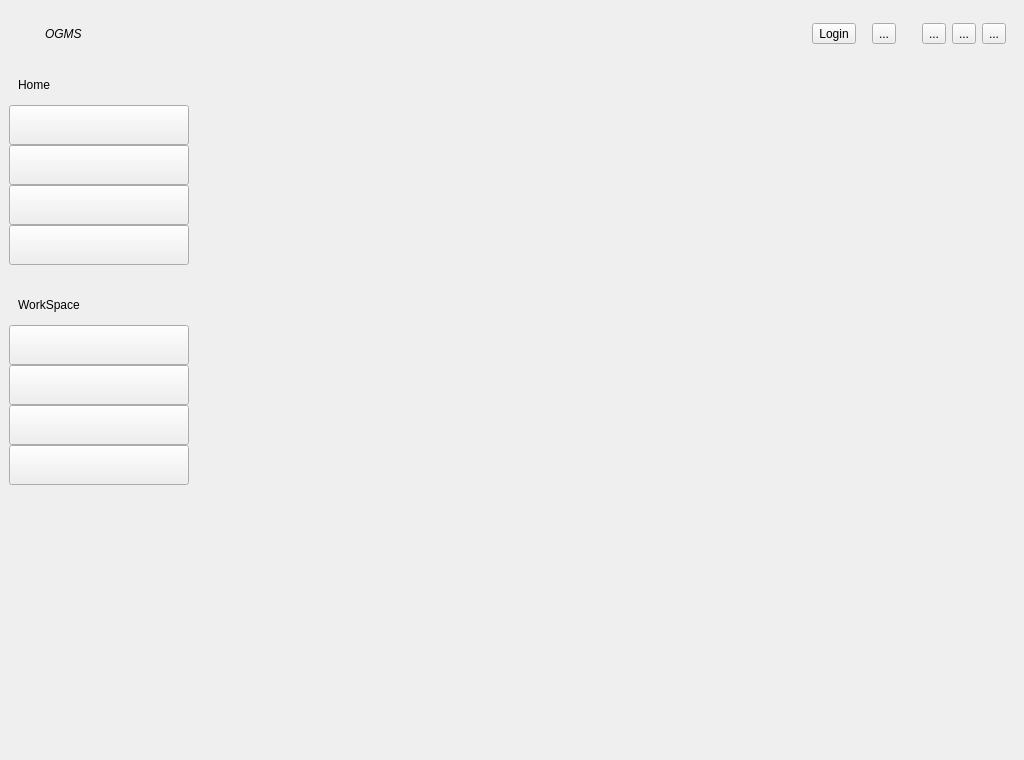
<?xml version="1.0" encoding="UTF-8"?>
<ui version="4.0">
 <class>OgmMainWidget</class>
 <widget class="QWidget" name="OgmMainWidget">
  <property name="geometry">
   <rect>
    <x>0</x>
    <y>0</y>
    <width>1024</width>
    <height>760</height>
   </rect>
  </property>
  <property name="sizePolicy">
   <sizepolicy hsizetype="Preferred" vsizetype="Preferred">
    <horstretch>0</horstretch>
    <verstretch>0</verstretch>
   </sizepolicy>
  </property>
  <property name="minimumSize">
   <size>
    <width>1024</width>
    <height>760</height>
   </size>
  </property>
  <property name="maximumSize">
   <size>
    <width>1920</width>
    <height>1080</height>
   </size>
  </property>
  <property name="acceptDrops">
   <bool>true</bool>
  </property>
  <property name="windowTitle">
   <string>dialog-main</string>
  </property>
  <property name="statusTip">
   <string>dialog-main</string>
  </property>
  <property name="sizeGripEnabled" stdset="0">
   <bool>false</bool>
  </property>
  <layout class="QVBoxLayout" name="verticalLayout_2">
   <property name="spacing">
    <number>0</number>
   </property>
   <property name="leftMargin">
    <number>9</number>
   </property>
   <property name="topMargin">
    <number>9</number>
   </property>
   <property name="rightMargin">
    <number>9</number>
   </property>
   <property name="bottomMargin">
    <number>9</number>
   </property>
   <item>
    <widget class="QWidget" name="widgetMainTop" native="true">
     <property name="sizePolicy">
      <sizepolicy hsizetype="Preferred" vsizetype="Fixed">
       <horstretch>0</horstretch>
       <verstretch>0</verstretch>
      </sizepolicy>
     </property>
     <property name="minimumSize">
      <size>
       <width>0</width>
       <height>50</height>
      </size>
     </property>
     <property name="maximumSize">
      <size>
       <width>16777215</width>
       <height>50</height>
      </size>
     </property>
     <property name="statusTip">
      <string>widget-mainTop</string>
     </property>
     <layout class="QHBoxLayout" name="horizontalLayout">
      <property name="spacing">
       <number>0</number>
      </property>
      <property name="leftMargin">
       <number>0</number>
      </property>
      <property name="topMargin">
       <number>0</number>
      </property>
      <property name="rightMargin">
       <number>0</number>
      </property>
      <property name="bottomMargin">
       <number>0</number>
      </property>
      <item>
       <widget class="QWidget" name="widgetMainName" native="true">
        <property name="sizePolicy">
         <sizepolicy hsizetype="Preferred" vsizetype="Preferred">
          <horstretch>0</horstretch>
          <verstretch>0</verstretch>
         </sizepolicy>
        </property>
        <property name="minimumSize">
         <size>
          <width>0</width>
          <height>0</height>
         </size>
        </property>
        <layout class="QHBoxLayout" name="horizontalLayout_4">
         <property name="spacing">
          <number>4</number>
         </property>
         <property name="leftMargin">
          <number>16</number>
         </property>
         <property name="topMargin">
          <number>4</number>
         </property>
         <property name="rightMargin">
          <number>4</number>
         </property>
         <property name="bottomMargin">
          <number>4</number>
         </property>
         <item>
          <widget class="QLabel" name="lblTitleIcon">
           <property name="font">
            <font>
             <pointsize>20</pointsize>
            </font>
           </property>
           <property name="statusTip">
            <string>lbl-f20</string>
           </property>
           <property name="text">
            <string/>
           </property>
           <property name="alignment">
            <set>Qt::AlignCenter</set>
           </property>
          </widget>
         </item>
         <item>
          <widget class="QLabel" name="lblTitle">
           <property name="font">
            <font>
             <italic>true</italic>
            </font>
           </property>
           <property name="statusTip">
            <string>lbl-f20</string>
           </property>
           <property name="text">
            <string>OGMS</string>
           </property>
           <property name="alignment">
            <set>Qt::AlignLeading|Qt::AlignLeft|Qt::AlignVCenter</set>
           </property>
          </widget>
         </item>
        </layout>
       </widget>
      </item>
      <item>
       <spacer name="horizontalSpacer">
        <property name="orientation">
         <enum>Qt::Horizontal</enum>
        </property>
        <property name="sizeType">
         <enum>QSizePolicy::Expanding</enum>
        </property>
        <property name="sizeHint" stdset="0">
         <size>
          <width>40</width>
          <height>20</height>
         </size>
        </property>
       </spacer>
      </item>
      <item>
       <widget class="QWidget" name="widgetMainTopButton" native="true">
        <property name="sizePolicy">
         <sizepolicy hsizetype="Preferred" vsizetype="Fixed">
          <horstretch>0</horstretch>
          <verstretch>0</verstretch>
         </sizepolicy>
        </property>
        <property name="minimumSize">
         <size>
          <width>0</width>
          <height>40</height>
         </size>
        </property>
        <layout class="QHBoxLayout" name="horizontalLayout_3">
         <item>
          <widget class="QLabel" name="lblUserIconPic">
           <property name="sizePolicy">
            <sizepolicy hsizetype="Fixed" vsizetype="Fixed">
             <horstretch>0</horstretch>
             <verstretch>0</verstretch>
            </sizepolicy>
           </property>
           <property name="minimumSize">
            <size>
             <width>25</width>
             <height>25</height>
            </size>
           </property>
           <property name="maximumSize">
            <size>
             <width>25</width>
             <height>25</height>
            </size>
           </property>
           <property name="text">
            <string/>
           </property>
           <property name="pixmap">
            <pixmap resource="../Resource/resource.qrc">:/png/png/UserIcon.png</pixmap>
           </property>
           <property name="scaledContents">
            <bool>true</bool>
           </property>
          </widget>
         </item>
         <item>
          <widget class="QLabel" name="lblUserIcon">
           <property name="font">
            <font>
             <pointsize>13</pointsize>
            </font>
           </property>
           <property name="text">
            <string/>
           </property>
          </widget>
         </item>
         <item>
          <widget class="QToolButton" name="btnWidgetMainTopUser">
           <property name="statusTip">
            <string>btn-cWhite</string>
           </property>
           <property name="text">
            <string>Login</string>
           </property>
          </widget>
         </item>
         <item>
          <spacer name="horizontalSpacer_3">
           <property name="orientation">
            <enum>Qt::Horizontal</enum>
           </property>
           <property name="sizeType">
            <enum>QSizePolicy::Fixed</enum>
           </property>
           <property name="sizeHint" stdset="0">
            <size>
             <width>10</width>
             <height>20</height>
            </size>
           </property>
          </spacer>
         </item>
         <item>
          <widget class="QToolButton" name="btnWidgetMainTopConfig">
           <property name="statusTip">
            <string>btn-cWhite</string>
           </property>
           <property name="text">
            <string>...</string>
           </property>
          </widget>
         </item>
         <item>
          <spacer name="horizontalSpacer_2">
           <property name="orientation">
            <enum>Qt::Horizontal</enum>
           </property>
           <property name="sizeType">
            <enum>QSizePolicy::Fixed</enum>
           </property>
           <property name="sizeHint" stdset="0">
            <size>
             <width>20</width>
             <height>20</height>
            </size>
           </property>
          </spacer>
         </item>
         <item>
          <widget class="QToolButton" name="btnWidgetMainTopMin">
           <property name="statusTip">
            <string>btn-cWhite</string>
           </property>
           <property name="text">
            <string>...</string>
           </property>
          </widget>
         </item>
         <item>
          <widget class="QToolButton" name="btnWidgetMainTopMax">
           <property name="statusTip">
            <string>btn-cWhite</string>
           </property>
           <property name="text">
            <string>...</string>
           </property>
          </widget>
         </item>
         <item>
          <widget class="QToolButton" name="btnWidgetMainTopExit">
           <property name="statusTip">
            <string>btn-cWhite</string>
           </property>
           <property name="text">
            <string>...</string>
           </property>
          </widget>
         </item>
        </layout>
       </widget>
      </item>
     </layout>
    </widget>
   </item>
   <item>
    <widget class="QWidget" name="widgetBody" native="true">
     <property name="sizePolicy">
      <sizepolicy hsizetype="Preferred" vsizetype="Preferred">
       <horstretch>0</horstretch>
       <verstretch>0</verstretch>
      </sizepolicy>
     </property>
     <property name="minimumSize">
      <size>
       <width>865</width>
       <height>100</height>
      </size>
     </property>
     <property name="statusTip">
      <string/>
     </property>
     <layout class="QHBoxLayout" name="layoutMain">
      <property name="spacing">
       <number>0</number>
      </property>
      <property name="leftMargin">
       <number>0</number>
      </property>
      <property name="topMargin">
       <number>0</number>
      </property>
      <property name="rightMargin">
       <number>0</number>
      </property>
      <property name="bottomMargin">
       <number>0</number>
      </property>
      <item>
       <widget class="QWidget" name="widgetTitle" native="true">
        <property name="sizePolicy">
         <sizepolicy hsizetype="Fixed" vsizetype="Preferred">
          <horstretch>0</horstretch>
          <verstretch>0</verstretch>
         </sizepolicy>
        </property>
        <property name="minimumSize">
         <size>
          <width>0</width>
          <height>80</height>
         </size>
        </property>
        <property name="statusTip">
         <string>widget-sidebar</string>
        </property>
        <layout class="QVBoxLayout" name="verticalLayout">
         <property name="spacing">
          <number>9</number>
         </property>
         <property name="leftMargin">
          <number>0</number>
         </property>
         <property name="topMargin">
          <number>0</number>
         </property>
         <property name="rightMargin">
          <number>0</number>
         </property>
         <property name="bottomMargin">
          <number>0</number>
         </property>
         <item>
          <widget class="QWidget" name="widgetTop" native="true">
           <property name="sizePolicy">
            <sizepolicy hsizetype="Fixed" vsizetype="Preferred">
             <horstretch>0</horstretch>
             <verstretch>0</verstretch>
            </sizepolicy>
           </property>
           <property name="minimumSize">
            <size>
             <width>180</width>
             <height>0</height>
            </size>
           </property>
           <property name="maximumSize">
            <size>
             <width>180</width>
             <height>16777215</height>
            </size>
           </property>
           <property name="statusTip">
            <string>widget-top</string>
           </property>
           <layout class="QVBoxLayout" name="verticalLayout_3">
            <property name="spacing">
             <number>0</number>
            </property>
            <property name="leftMargin">
             <number>0</number>
            </property>
            <property name="topMargin">
             <number>6</number>
            </property>
            <property name="rightMargin">
             <number>0</number>
            </property>
            <property name="bottomMargin">
             <number>0</number>
            </property>
            <item>
             <widget class="QWidget" name="widget" native="true">
              <property name="minimumSize">
               <size>
                <width>0</width>
                <height>40</height>
               </size>
              </property>
              <property name="maximumSize">
               <size>
                <width>16777215</width>
                <height>40</height>
               </size>
              </property>
              <layout class="QHBoxLayout" name="horizontalLayout_5">
               <item>
                <widget class="QLabel" name="label">
                 <property name="statusTip">
                  <string>lbl-cGrey</string>
                 </property>
                 <property name="text">
                  <string>Home</string>
                 </property>
                </widget>
               </item>
              </layout>
             </widget>
            </item>
            <item>
             <widget class="QWidget" name="widgetHomeBtnGroup" native="true">
              <layout class="QVBoxLayout" name="verticalLayout_4">
               <property name="spacing">
                <number>0</number>
               </property>
               <property name="leftMargin">
                <number>0</number>
               </property>
               <property name="topMargin">
                <number>0</number>
               </property>
               <property name="rightMargin">
                <number>0</number>
               </property>
               <property name="bottomMargin">
                <number>0</number>
               </property>
               <item>
                <widget class="QToolButton" name="btnHomeModel">
                 <property name="sizePolicy">
                  <sizepolicy hsizetype="Preferred" vsizetype="Fixed">
                   <horstretch>0</horstretch>
                   <verstretch>0</verstretch>
                  </sizepolicy>
                 </property>
                 <property name="minimumSize">
                  <size>
                   <width>0</width>
                   <height>40</height>
                  </size>
                 </property>
                 <property name="maximumSize">
                  <size>
                   <width>16777215</width>
                   <height>40</height>
                  </size>
                 </property>
                 <property name="statusTip">
                  <string>btn-sidebar</string>
                 </property>
                 <property name="text">
                  <string/>
                 </property>
                 <property name="checkable">
                  <bool>true</bool>
                 </property>
                </widget>
               </item>
               <item>
                <widget class="QToolButton" name="btnHomeData">
                 <property name="sizePolicy">
                  <sizepolicy hsizetype="Preferred" vsizetype="Fixed">
                   <horstretch>0</horstretch>
                   <verstretch>0</verstretch>
                  </sizepolicy>
                 </property>
                 <property name="minimumSize">
                  <size>
                   <width>0</width>
                   <height>40</height>
                  </size>
                 </property>
                 <property name="maximumSize">
                  <size>
                   <width>16777215</width>
                   <height>40</height>
                  </size>
                 </property>
                 <property name="statusTip">
                  <string>btn-sidebar</string>
                 </property>
                 <property name="text">
                  <string/>
                 </property>
                 <property name="checkable">
                  <bool>true</bool>
                 </property>
                </widget>
               </item>
               <item>
                <widget class="QToolButton" name="btnHomeServer">
                 <property name="sizePolicy">
                  <sizepolicy hsizetype="Preferred" vsizetype="Fixed">
                   <horstretch>0</horstretch>
                   <verstretch>0</verstretch>
                  </sizepolicy>
                 </property>
                 <property name="minimumSize">
                  <size>
                   <width>0</width>
                   <height>40</height>
                  </size>
                 </property>
                 <property name="maximumSize">
                  <size>
                   <width>16777215</width>
                   <height>40</height>
                  </size>
                 </property>
                 <property name="statusTip">
                  <string>btn-sidebar</string>
                 </property>
                 <property name="text">
                  <string/>
                 </property>
                 <property name="checkable">
                  <bool>true</bool>
                 </property>
                </widget>
               </item>
               <item>
                <widget class="QToolButton" name="btnHomeTool">
                 <property name="sizePolicy">
                  <sizepolicy hsizetype="Preferred" vsizetype="Fixed">
                   <horstretch>0</horstretch>
                   <verstretch>0</verstretch>
                  </sizepolicy>
                 </property>
                 <property name="minimumSize">
                  <size>
                   <width>0</width>
                   <height>40</height>
                  </size>
                 </property>
                 <property name="maximumSize">
                  <size>
                   <width>16777215</width>
                   <height>40</height>
                  </size>
                 </property>
                 <property name="statusTip">
                  <string>btn-sidebar</string>
                 </property>
                 <property name="text">
                  <string/>
                 </property>
                 <property name="checkable">
                  <bool>true</bool>
                 </property>
                </widget>
               </item>
               <item>
                <spacer name="verticalSpacer_2">
                 <property name="orientation">
                  <enum>Qt::Vertical</enum>
                 </property>
                 <property name="sizeType">
                  <enum>QSizePolicy::Fixed</enum>
                 </property>
                 <property name="sizeHint" stdset="0">
                  <size>
                   <width>20</width>
                   <height>20</height>
                  </size>
                 </property>
                </spacer>
               </item>
              </layout>
             </widget>
            </item>
            <item>
             <widget class="QWidget" name="widget_2" native="true">
              <property name="sizePolicy">
               <sizepolicy hsizetype="Preferred" vsizetype="Fixed">
                <horstretch>0</horstretch>
                <verstretch>0</verstretch>
               </sizepolicy>
              </property>
              <property name="minimumSize">
               <size>
                <width>0</width>
                <height>40</height>
               </size>
              </property>
              <property name="maximumSize">
               <size>
                <width>16777215</width>
                <height>40</height>
               </size>
              </property>
              <layout class="QHBoxLayout" name="horizontalLayout_6">
               <item>
                <widget class="QLabel" name="label_2">
                 <property name="statusTip">
                  <string>lbl-cGrey</string>
                 </property>
                 <property name="text">
                  <string>WorkSpace</string>
                 </property>
                </widget>
               </item>
              </layout>
             </widget>
            </item>
            <item>
             <widget class="QWidget" name="widgetSpaceBtnGroup" native="true">
              <layout class="QVBoxLayout" name="verticalLayout_5">
               <property name="spacing">
                <number>0</number>
               </property>
               <property name="leftMargin">
                <number>0</number>
               </property>
               <property name="topMargin">
                <number>0</number>
               </property>
               <property name="rightMargin">
                <number>0</number>
               </property>
               <property name="bottomMargin">
                <number>0</number>
               </property>
               <item>
                <widget class="QToolButton" name="btnSpaceTask">
                 <property name="sizePolicy">
                  <sizepolicy hsizetype="Preferred" vsizetype="Fixed">
                   <horstretch>0</horstretch>
                   <verstretch>0</verstretch>
                  </sizepolicy>
                 </property>
                 <property name="minimumSize">
                  <size>
                   <width>0</width>
                   <height>40</height>
                  </size>
                 </property>
                 <property name="maximumSize">
                  <size>
                   <width>16777215</width>
                   <height>40</height>
                  </size>
                 </property>
                 <property name="statusTip">
                  <string>btn-sidebar</string>
                 </property>
                 <property name="text">
                  <string/>
                 </property>
                 <property name="checkable">
                  <bool>true</bool>
                 </property>
                </widget>
               </item>
               <item>
                <widget class="QToolButton" name="btnSpaceFavor">
                 <property name="sizePolicy">
                  <sizepolicy hsizetype="Preferred" vsizetype="Fixed">
                   <horstretch>0</horstretch>
                   <verstretch>0</verstretch>
                  </sizepolicy>
                 </property>
                 <property name="minimumSize">
                  <size>
                   <width>0</width>
                   <height>40</height>
                  </size>
                 </property>
                 <property name="maximumSize">
                  <size>
                   <width>16777215</width>
                   <height>40</height>
                  </size>
                 </property>
                 <property name="statusTip">
                  <string>btn-sidebar</string>
                 </property>
                 <property name="text">
                  <string/>
                 </property>
                 <property name="checkable">
                  <bool>true</bool>
                 </property>
                </widget>
               </item>
               <item>
                <widget class="QToolButton" name="btnSpaceFileManager">
                 <property name="sizePolicy">
                  <sizepolicy hsizetype="Preferred" vsizetype="Fixed">
                   <horstretch>0</horstretch>
                   <verstretch>0</verstretch>
                  </sizepolicy>
                 </property>
                 <property name="minimumSize">
                  <size>
                   <width>0</width>
                   <height>40</height>
                  </size>
                 </property>
                 <property name="maximumSize">
                  <size>
                   <width>16777215</width>
                   <height>40</height>
                  </size>
                 </property>
                 <property name="statusTip">
                  <string>btn-sidebar</string>
                 </property>
                 <property name="text">
                  <string/>
                 </property>
                </widget>
               </item>
              </layout>
             </widget>
            </item>
            <item>
             <widget class="QToolButton" name="btnSpaceVisual">
              <property name="sizePolicy">
               <sizepolicy hsizetype="Preferred" vsizetype="Fixed">
                <horstretch>0</horstretch>
                <verstretch>0</verstretch>
               </sizepolicy>
              </property>
              <property name="minimumSize">
               <size>
                <width>0</width>
                <height>40</height>
               </size>
              </property>
              <property name="maximumSize">
               <size>
                <width>16777215</width>
                <height>40</height>
               </size>
              </property>
              <property name="statusTip">
               <string>btn-sidebar</string>
              </property>
              <property name="iconSize">
               <size>
                <width>32</width>
                <height>32</height>
               </size>
              </property>
              <property name="checkable">
               <bool>true</bool>
              </property>
              <property name="popupMode">
               <enum>QToolButton::InstantPopup</enum>
              </property>
              <property name="toolButtonStyle">
               <enum>Qt::ToolButtonTextBesideIcon</enum>
              </property>
             </widget>
            </item>
            <item>
             <spacer name="verticalSpacer">
              <property name="orientation">
               <enum>Qt::Vertical</enum>
              </property>
              <property name="sizeHint" stdset="0">
               <size>
                <width>20</width>
                <height>40</height>
               </size>
              </property>
             </spacer>
            </item>
           </layout>
          </widget>
         </item>
        </layout>
       </widget>
      </item>
      <item>
       <widget class="QWidget" name="widgetContent" native="true">
        <property name="statusTip">
         <string>widget-content</string>
        </property>
        <layout class="QHBoxLayout" name="horizontalLayout_7">
         <property name="spacing">
          <number>0</number>
         </property>
         <property name="leftMargin">
          <number>0</number>
         </property>
         <property name="topMargin">
          <number>0</number>
         </property>
         <property name="rightMargin">
          <number>0</number>
         </property>
         <property name="bottomMargin">
          <number>0</number>
         </property>
        </layout>
       </widget>
      </item>
     </layout>
    </widget>
   </item>
  </layout>
 </widget>
 <resources>
  <include location="../Resource/resource.qrc"/>
 </resources>
 <connections/>
</ui>
